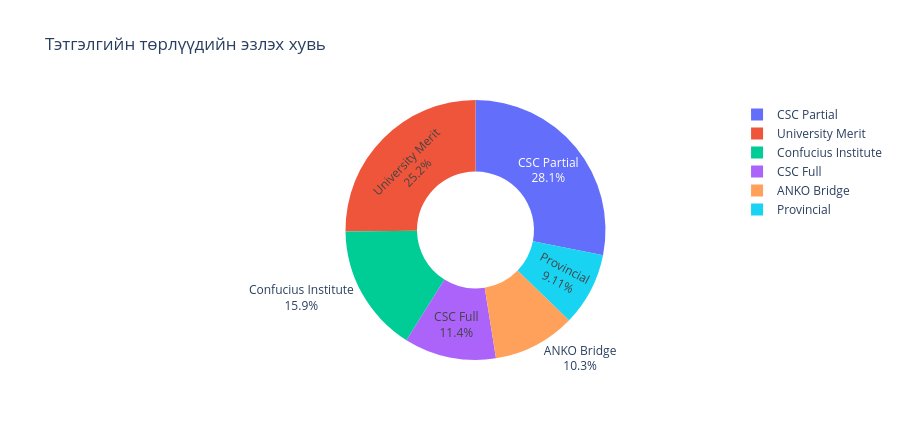

The notebook cell saved with this chart:
### Markdown cell above
## 10. Тэтгэлгийн төрлүүдийн задаргаа

### Code cell
sch = dfs['scholarships']
sch_summary = sch.groupby('scholarship_type').agg(
    count=('scholarship_id', 'count'),
    total_yuan=('amount_yuan', 'sum'),
    avg_yuan=('amount_yuan', 'mean'),
).reset_index().sort_values('count', ascending=False)
fig = px.pie(sch_summary, values='count', names='scholarship_type',
             title='Тэтгэлгийн төрлүүдийн эзлэх хувь',
             hole=0.45)
fig.update_traces(textinfo='label+percent')
fig.update_layout(height=440)
fig.show()
sch_summary.style.format({'total_yuan': '{:,.0f}', 'avg_yuan': '{:,.0f}'})

### Figure 1 — Plotly figure (JSON) as saved in the notebook; plotly's stock layout.template omitted (floating-point values rounded to 4 significant figures)
{"data": [{"domain": {"x": [0.0, 1.0], "y": [0.0, 1.0]}, "hole": 0.45, "hovertemplate": "scholarship_type=%{label}<br>count=%{value}<extra></extra>", "labels": ["CSC Partial", "University Merit", "Confucius Institute", "CSC Full", "ANKO Bridge", "Provincial"], "legendgroup": "", "name": "", "showlegend": true, "textinfo": "label+percent", "type": "pie", "values": [145, 130, 82, 59, 53, 47]}], "layout": {"height": 440, "legend": {"tracegroupgap": 0}, "title": {"text": "Тэтгэлгийн төрлүүдийн эзлэх хувь"}}}
